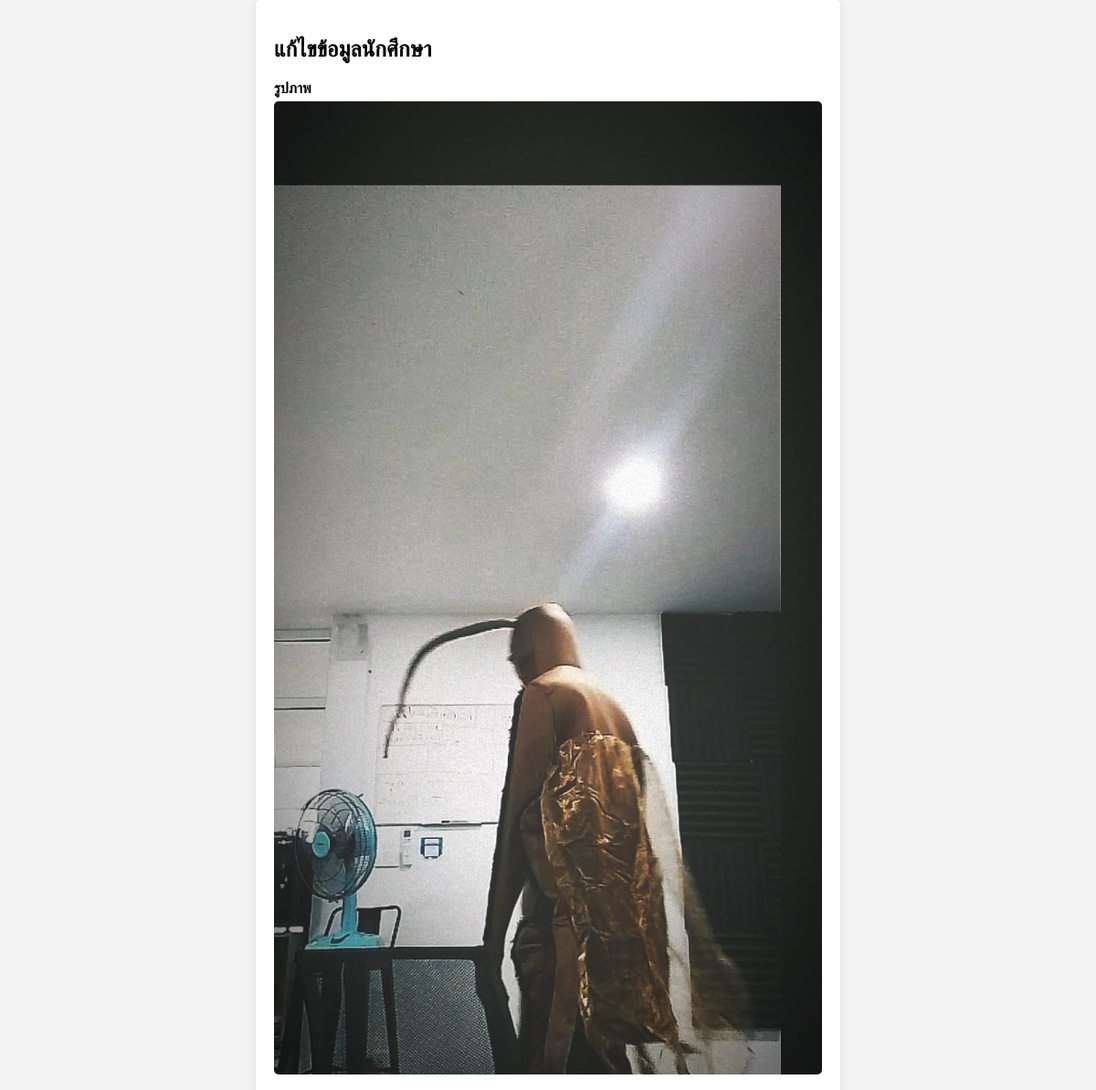
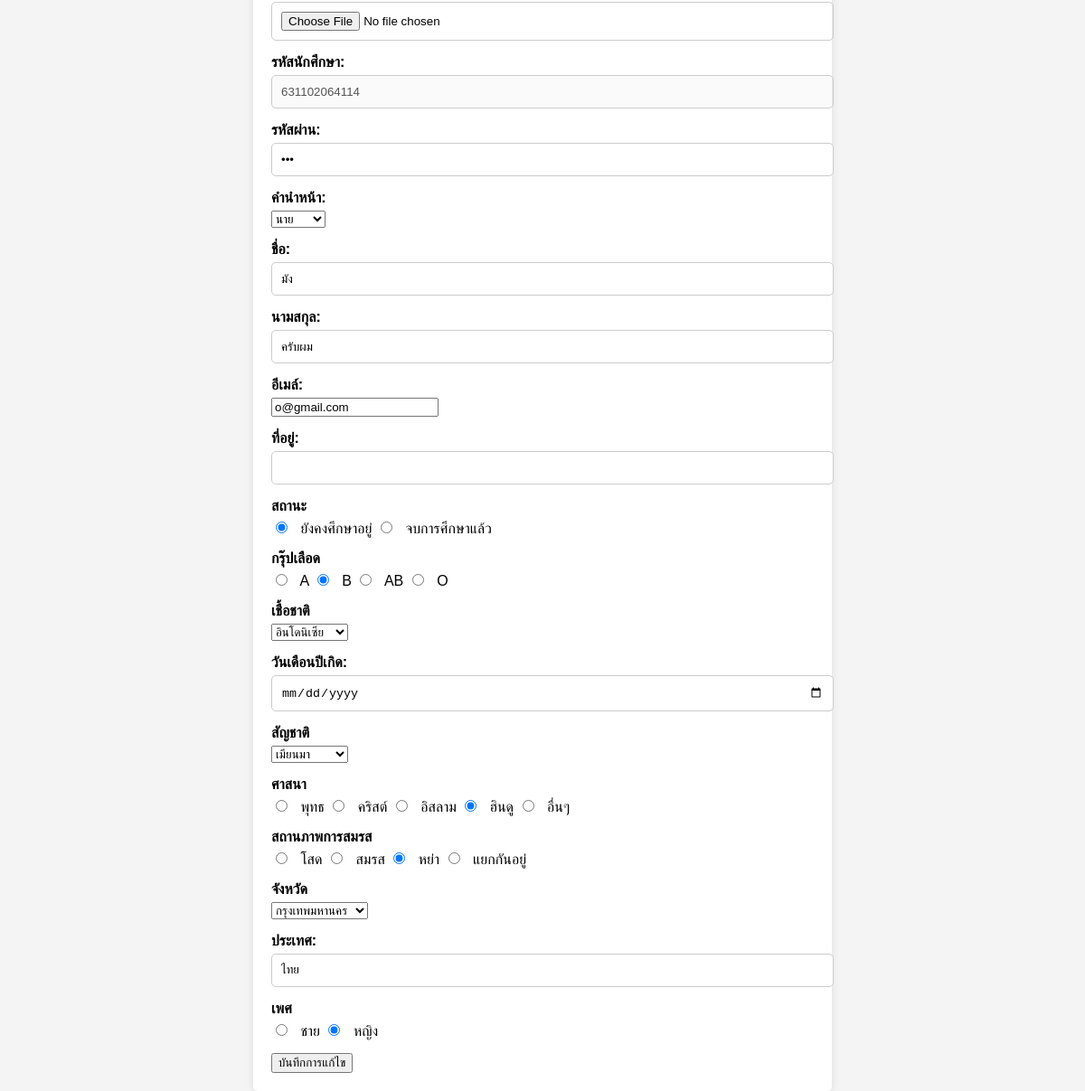
/edit_student.php?s_id=631102064114 (signed in), run on the app's committed database (2 pictures, top to bottom).
### tables this page shows
CREATE TABLE `student` (
  `s_id` varchar(13) NOT NULL,
  `s_pws` varchar(15) NOT NULL,
  `s_pna` tinyint(2) NOT NULL COMMENT '1=นาย \r\n2=นาง \r\n3=นางสาว\r\n',
  `s_na` varchar(50) NOT NULL,
  `s_la` varchar(50) DEFAULT NULL,
  `s_email` varchar(50) DEFAULT NULL,
  `s_address` varchar(255) DEFAULT NULL,
  `s_stat` tinyint(2) DEFAULT NULL,
  `s_pic` blob DEFAULT NULL,
  `s_bloodtype` tinyint(1) DEFAULT NULL,
  `s_race` varchar(20) DEFAULT NULL,
  `s_birth` date DEFAULT NULL,
  `s_nationlity` varchar(20) DEFAULT NULL,
  `religious` tinyint(1) DEFAULT NULL,
  `s_marriage` tinyint(1) DEFAULT NULL,
  `s_province` varchar(20) DEFAULT NULL,
  `s_country` varchar(20) DEFAULT NULL,
  `s_gender` tinyint(1) DEFAULT NULL
);

### edit_student.php (the view, shortened to what this page needs)
<?php
include 'db_connect.php';
if (isset($_GET['s_id'])) {
    $s_id = $_GET['s_id'];
    $sql = "SELECT * FROM student WHERE s_id = ?";
    $stmt = $conn->prepare($sql);
    $stmt->bind_param("s", $s_id);
    $stmt->execute();
    $result = $stmt->get_result();
    if ($result->num_rows > 0) {
        $row = $result->fetch_assoc();
        $s_pws = $row['s_pws'];
        $s_pna = $row['s_pna'];
        $s_na = $row['s_na'];
        $s_la = $row['s_la'];
        $s_email = $row['s_email'];
        $s_address = $row['s_address'];
        $s_country = $row['s_country'];
    } else {
        echo "ไม่พบข้อมูลนักศึกษา";
        exit();
    }
} else {
    echo "ไม่พบรหัสนักศึกษาที่ต้องการแก้ไข";
    exit();
}
?>
<!DOCTYPE html>
<html>
<head>
</head>
<body>
    <div class="form-container">
        <h2>แก้ไขข้อมูลนักศึกษา</h2>
        <form method="post" action="">
        <div class="form-group">
                <label>รูปภาพ</label>
                <img src="upload/<?php echo $row['s_pic']; ?>" alt="รูปภาพของนักเรียน">
                <input type="file" name="s_pic">
            </div>
        <div class="form-group">
            <label for="s_id">รหัสนักศึกษา:</label>
            <input type="text" id="s_id" name="s_id" value="<?php echo $s_id; ?>" disabled>
            </div>
        <div class="form-group">
            <label for="s_pws">รหัสผ่าน:</label>
            <input type="password" id="s_pws" name="s_pws" value="<?php echo $s_pws; ?>" required>
            </div>
            <div class="form-group">
            <label for="s_pna">คำนำหน้า:</label>
            <select id="s_pna" name="s_pna" required>
                <option value="1" <?php if ($s_pna == 1) echo "selected"; ?>>นาย</option>
            </select>
            </div>
            <div class="form-group">
            <label for="s_na">ชื่อ:</label>
            <input type="text" id="s_na" name="s_na" value="<?php echo $s_na; ?>" required>
            </div>
            <div class="form-group">
            <label for="s_la">นามสกุล:</label>
            <input type="text" id="s_la" name="s_la" value="<?php echo $s_la; ?>" required>
            </div>
            <div class="form-group">
            <label for="s_email">อีเมล์:</label>
            <input type="email" id="s_email" name="s_email" value="<?php echo $s_email; ?>" required>
            </div>
            <div class="form-group">
            <label for="s_address">ที่อยู่:</label>
            <input type="text" id="s_address" name="s_address" value="<?php echo $s_address; ?>" required>
            </div>
            <div class="form-group">
                <label>สถานะ</label>
                <input type="radio" name="s_stat" value="1" <?php echo $row['s_stat'] == 1 ? 'checked' : ''; ?>> ยังคงศึกษาอยู่
                <input type="radio" name="s_stat" value="0" <?php echo $row['s_stat'] == 0 ? 'checked' : ''; ?>> จบการศึกษาแล้ว
            </div>
            <div class="form-group">
                <label>กรุ๊ปเลือด</label>
                <input type="radio" name="s_bloodtype" value="1" <?php echo $row['s_bloodtype'] == 1 ? 'checked' : ''; ?>> A
                <input type="radio" name="s_bloodtype" value="2" <?php echo $row['s_bloodtype'] == 2 ? 'checked' : ''; ?>> B
                <input type="radio" name="s_bloodtype" value="3" <?php echo $row['s_bloodtype'] == 3 ? 'checked' : ''; ?>> AB
                <input type="radio" name="s_bloodtype" value="4" <?php echo $row['s_bloodtype'] == 4 ? 'checked' : ''; ?>> O
            </div>
            <div class="form-group">
                <label>เชื้อชาติ</label>
                <select name="s_race">
                    <?php
                    $races = [
                        1 => "ไทย",
                        2 => "ลาว",
                        3 => "เมียนมา",
                        4 => "เวียดนาม",
                        5 => "กำพูชา",
                        6 => "มาเลเซีย",
                        7 => "อินโดนิเซีย",
                        8 => "จีน",
                        9 => "สหรัฐอเมริกา",
                        10 => "อังกฤษ"
                    ];
                    foreach ($races as $key => $race) {
                        echo "<option value=\"$key\" " . ($row['s_race'] == $key ? 'selected' : '') . ">$race</option>";
                    }
                    ?>
                </select>
            </div>
            <div class="form-group">
            <label for="s_birth">วันเดือนปีเกิด:</label>
            <input type="date" name="s_birth" value="<?php echo $row['s_birth']; ?>">
            </div>
            <div class="form-group">
                <label>สัญชาติ</label>
                <select name="s_nationlity">
                    <?php
                    $nationalities = [
                        1 => "ไทย",
                        2 => "ลาว",
                        3 => "เมียนมา",
                        4 => "เวียดนาม",
                        5 => "กำพูชา",
                        6 => "มาเลเซีย",
                        7 => "อินโดนิเซีย",
                        8 => "จีน",
                        9 => "สหรัฐอเมริกา",
                        10 => "อังกฤษ"
                    ];
                    foreach ($nationalities as $key => $nationality) {
                        echo "<option value=\"$key\" " . ($row['s_nationlity'] == $key ? 'selected' : '') . ">$nationality</option>";
                    }
                    ?>
                </select>
            </div>
            <div class="form-group">
                <label>ศาสนา</label>
                <input type="radio" name="religious" value="1" <?php echo $row['religious'] == 1 ? 'checked' : ''; ?>> พุทธ
                <input type="radio" name="religious" value="2" <?php echo $row['religious'] == 2 ? 'checked' : ''; ?>> คริสต์
                <input type="radio" name="religious" value="3" <?php echo $row['religious'] == 3 ? 'checked' : ''; ?>> อิสลาม
                <input type="radio" name="religious" value="4" <?php echo $row['religious'] == 4 ? 'checked' : ''; ?>> ฮินดู
                <input type="radio" name="religious" value="5" <?php echo $row['religious'] == 5 ? 'checked' : ''; ?>> อื่นๆ
            </div>
            <div class="form-group">
                <label>สถานภาพการสมรส</label>
                <input type="radio" name="s_marriage" value="1" <?php echo $row['s_marriage'] == 1 ? 'checked' : ''; ?>> โสด
                <input type="radio" name="s_marriage" value="2" <?php echo $row['s_marriage'] == 2 ? 'checked' : ''; ?>> สมรส
                <input type="radio" name="s_marriage" value="3" <?php echo $row['s_marriage'] == 3 ? 'checked' : ''; ?>> หย่า
                <input type="radio" name="s_marriage" value="4" <?php echo $row['s_marriage'] == 4 ? 'checked' : ''; ?>> แยกกันอยู่
            </div>
            <div class="form-group">
                <label>จังหวัด</label>
                <select name="s_province">
                    <?php
                    foreach ($provinces as $key => $province) {
                        echo "<option value=\"$key\" " . ($row['s_province'] == $key ? 'selected' : '') . ">$province</option>";
                    }
                    ?>
                </select>
            </div>
        <div class="form-group">
            <label for="s_country">ประเทศ:</label>
            <input type="text" id="s_country" name="s_country" value="<?php echo $s_country; ?>" required>
            </div>
            <div class="form-group">
                <label>เพศ</label>
                <input type="radio" name="s_gender" value="1" <?php echo $row['s_gender'] == 1 ? 'checked' : ''; ?>> ชาย
                <input type="radio" name="s_gender" value="0" <?php echo $row['s_gender'] == 0 ? 'checked' : ''; ?>> หญิง
            </div>
            <input type="submit" value="บันทึกการแก้ไข">
        </form>
    </div>
</body>
</html>

### edit_student.php (style rules this page uses)
body { font-family: Arial, sans-serif; margin: 0; padding: 0; background-color: #f4f4f4; }
.form-container { width: 50%; margin: 0 auto; padding: 20px; background-color: white; border-radius: 5px; box-shadow: 0 0 10px rgba(0,0,0,0.1); }
.form-group { margin-bottom: 15px; }
.form-group label { display: block; font-weight: bold; margin-bottom: 5px; }
.form-group input[type="text"], .form-group input[type="password"], .form-group input[type="radio"], .form-group input[type="date"], .form-group input[type="file"] { width: 100%; padding: 10px; border: 1px solid #ccc; border-radius: 5px; }
.form-group img { max-width: 100%; height: auto; border-radius: 5px; margin-bottom: 15px; }
.form-group input[type="radio"] { width: auto; margin-right: 10px; }

### data on the page
student: s_pic (picture), s_pna "นาย", s_na "มัง", s_la "ครับผม", s_email "o@gmail.com", s_stat "☑", s_bloodtype "☑", s_race "อินโดนิเซีย", s_nationlity "เมียนมา", religious "☑", s_marriage "☑", s_province "กรุงเทพมหานคร", s_country "ไทย", s_gender "☑"
